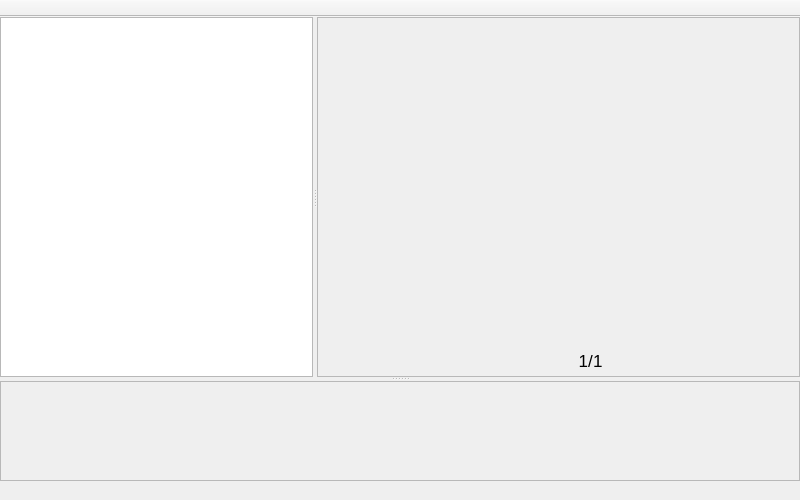
<?xml version="1.0" encoding="UTF-8"?>
<ui version="4.0">
 <class>MainWnd</class>
 <widget class="QMainWindow" name="MainWnd">
  <property name="geometry">
   <rect>
    <x>0</x>
    <y>0</y>
    <width>800</width>
    <height>500</height>
   </rect>
  </property>
  <widget class="QWidget" name="content">
   <layout class="QVBoxLayout" name="verticalLayout">
    <property name="spacing">
     <number>0</number>
    </property>
    <property name="leftMargin">
     <number>0</number>
    </property>
    <property name="topMargin">
     <number>0</number>
    </property>
    <property name="rightMargin">
     <number>0</number>
    </property>
    <property name="bottomMargin">
     <number>0</number>
    </property>
    <item>
     <widget class="QSplitter" name="splitterVer">
      <property name="orientation">
       <enum>Qt::Vertical</enum>
      </property>
      <property name="childrenCollapsible">
       <bool>false</bool>
      </property>
      <widget class="QSplitter" name="splitterHor">
       <property name="minimumSize">
        <size>
         <width>0</width>
         <height>100</height>
        </size>
       </property>
       <property name="orientation">
        <enum>Qt::Horizontal</enum>
       </property>
       <property name="childrenCollapsible">
        <bool>false</bool>
       </property>
       <widget class="QTreeWidget" name="tree">
        <property name="minimumSize">
         <size>
          <width>100</width>
          <height>0</height>
         </size>
        </property>
        <property name="contextMenuPolicy">
         <enum>Qt::CustomContextMenu</enum>
        </property>
        <property name="frameShadow">
         <enum>QFrame::Plain</enum>
        </property>
        <property name="editTriggers">
         <set>QAbstractItemView::DoubleClicked|QAbstractItemView::EditKeyPressed|QAbstractItemView::SelectedClicked</set>
        </property>
        <property name="selectionMode">
         <enum>QAbstractItemView::ExtendedSelection</enum>
        </property>
        <property name="selectionBehavior">
         <enum>QAbstractItemView::SelectItems</enum>
        </property>
        <property name="expandsOnDoubleClick">
         <bool>false</bool>
        </property>
        <attribute name="headerVisible">
         <bool>false</bool>
        </attribute>
        <column>
         <property name="text">
          <string notr="true">1</string>
         </property>
        </column>
       </widget>
       <widget class="QFrame" name="viewBox">
        <property name="minimumSize">
         <size>
          <width>100</width>
          <height>0</height>
         </size>
        </property>
        <property name="frameShape">
         <enum>QFrame::StyledPanel</enum>
        </property>
        <layout class="QVBoxLayout" name="verticalLayout_2">
         <property name="spacing">
          <number>0</number>
         </property>
         <property name="leftMargin">
          <number>0</number>
         </property>
         <property name="topMargin">
          <number>0</number>
         </property>
         <property name="rightMargin">
          <number>0</number>
         </property>
         <property name="bottomMargin">
          <number>0</number>
         </property>
         <item>
          <widget class="QScrollArea" name="viewScroller">
           <property name="frameShape">
            <enum>QFrame::NoFrame</enum>
           </property>
           <property name="widgetResizable">
            <bool>false</bool>
           </property>
           <property name="alignment">
            <set>Qt::AlignCenter</set>
           </property>
           <widget class="QWidget" name="viewStub">
            <property name="geometry">
             <rect>
              <x>241</x>
              <y>151</y>
              <width>0</width>
              <height>0</height>
             </rect>
            </property>
           </widget>
          </widget>
         </item>
         <item>
          <widget class="QFrame" name="viewTool">
           <property name="minimumSize">
            <size>
             <width>0</width>
             <height>24</height>
            </size>
           </property>
           <layout class="QHBoxLayout" name="horizontalLayout">
            <property name="spacing">
             <number>0</number>
            </property>
            <property name="leftMargin">
             <number>0</number>
            </property>
            <property name="topMargin">
             <number>0</number>
            </property>
            <property name="rightMargin">
             <number>0</number>
            </property>
            <property name="bottomMargin">
             <number>0</number>
            </property>
            <item>
             <spacer name="horizontalSpacer">
              <property name="orientation">
               <enum>Qt::Horizontal</enum>
              </property>
              <property name="sizeHint" stdset="0">
               <size>
                <width>40</width>
                <height>20</height>
               </size>
              </property>
             </spacer>
            </item>
            <item>
             <widget class="QToolButton" name="zoomIn">
              <property name="minimumSize">
               <size>
                <width>24</width>
                <height>24</height>
               </size>
              </property>
              <property name="toolTip">
               <string>Zoom in</string>
              </property>
              <property name="icon">
               <iconset>
                <normaloff>image/icon/zoom_in_32.png</normaloff>image/icon/zoom_in_32.png</iconset>
              </property>
              <property name="iconSize">
               <size>
                <width>24</width>
                <height>24</height>
               </size>
              </property>
              <property name="autoRaise">
               <bool>true</bool>
              </property>
             </widget>
            </item>
            <item>
             <widget class="QToolButton" name="zoomFit">
              <property name="minimumSize">
               <size>
                <width>24</width>
                <height>24</height>
               </size>
              </property>
              <property name="toolTip">
               <string>Restore</string>
              </property>
              <property name="icon">
               <iconset>
                <normaloff>image/icon/zoom_fit_32.png</normaloff>image/icon/zoom_fit_32.png</iconset>
              </property>
              <property name="iconSize">
               <size>
                <width>24</width>
                <height>24</height>
               </size>
              </property>
              <property name="autoRaise">
               <bool>true</bool>
              </property>
             </widget>
            </item>
            <item>
             <widget class="QToolButton" name="zoomOut">
              <property name="minimumSize">
               <size>
                <width>24</width>
                <height>24</height>
               </size>
              </property>
              <property name="toolTip">
               <string>Zoom out</string>
              </property>
              <property name="icon">
               <iconset>
                <normaloff>image/icon/zoom_out_32.png</normaloff>image/icon/zoom_out_32.png</iconset>
              </property>
              <property name="iconSize">
               <size>
                <width>24</width>
                <height>24</height>
               </size>
              </property>
              <property name="autoRaise">
               <bool>true</bool>
              </property>
             </widget>
            </item>
            <item>
             <spacer name="horizontalSpacer_3">
              <property name="orientation">
               <enum>Qt::Horizontal</enum>
              </property>
              <property name="sizeType">
               <enum>QSizePolicy::Fixed</enum>
              </property>
              <property name="sizeHint" stdset="0">
               <size>
                <width>16</width>
                <height>20</height>
               </size>
              </property>
             </spacer>
            </item>
            <item>
             <widget class="QToolButton" name="pageFirst">
              <property name="minimumSize">
               <size>
                <width>24</width>
                <height>24</height>
               </size>
              </property>
              <property name="toolTip">
               <string>First page</string>
              </property>
              <property name="icon">
               <iconset>
                <normaloff>image/icon/move_top_32.png</normaloff>image/icon/move_top_32.png</iconset>
              </property>
              <property name="iconSize">
               <size>
                <width>24</width>
                <height>24</height>
               </size>
              </property>
              <property name="autoRaise">
               <bool>true</bool>
              </property>
             </widget>
            </item>
            <item>
             <widget class="QToolButton" name="pagePrevious">
              <property name="minimumSize">
               <size>
                <width>24</width>
                <height>24</height>
               </size>
              </property>
              <property name="toolTip">
               <string>Previous page</string>
              </property>
              <property name="icon">
               <iconset>
                <normaloff>image/icon/move_up_32.png</normaloff>image/icon/move_up_32.png</iconset>
              </property>
              <property name="iconSize">
               <size>
                <width>24</width>
                <height>24</height>
               </size>
              </property>
              <property name="autoRaise">
               <bool>true</bool>
              </property>
             </widget>
            </item>
            <item>
             <widget class="QLabel" name="pageCurrent">
              <property name="font">
               <font>
                <pointsize>13</pointsize>
               </font>
              </property>
              <property name="text">
               <string notr="true">1</string>
              </property>
              <property name="alignment">
               <set>Qt::AlignRight|Qt::AlignTrailing|Qt::AlignVCenter</set>
              </property>
             </widget>
            </item>
            <item>
             <widget class="QLabel" name="label_2">
              <property name="font">
               <font>
                <pointsize>13</pointsize>
               </font>
              </property>
              <property name="text">
               <string notr="true">/</string>
              </property>
              <property name="alignment">
               <set>Qt::AlignCenter</set>
              </property>
             </widget>
            </item>
            <item>
             <widget class="QLabel" name="pageCount">
              <property name="font">
               <font>
                <pointsize>13</pointsize>
               </font>
              </property>
              <property name="text">
               <string notr="true">1</string>
              </property>
             </widget>
            </item>
            <item>
             <widget class="QToolButton" name="pageNext">
              <property name="minimumSize">
               <size>
                <width>24</width>
                <height>24</height>
               </size>
              </property>
              <property name="toolTip">
               <string>Next page</string>
              </property>
              <property name="icon">
               <iconset>
                <normaloff>image/icon/move_down_32.png</normaloff>image/icon/move_down_32.png</iconset>
              </property>
              <property name="iconSize">
               <size>
                <width>24</width>
                <height>24</height>
               </size>
              </property>
              <property name="autoRaise">
               <bool>true</bool>
              </property>
             </widget>
            </item>
            <item>
             <widget class="QToolButton" name="pageLast">
              <property name="minimumSize">
               <size>
                <width>24</width>
                <height>24</height>
               </size>
              </property>
              <property name="toolTip">
               <string>Last page</string>
              </property>
              <property name="icon">
               <iconset>
                <normaloff>image/icon/move_bottom_32.png</normaloff>image/icon/move_bottom_32.png</iconset>
              </property>
              <property name="iconSize">
               <size>
                <width>24</width>
                <height>24</height>
               </size>
              </property>
              <property name="autoRaise">
               <bool>true</bool>
              </property>
             </widget>
            </item>
            <item>
             <spacer name="horizontalSpacer_4">
              <property name="orientation">
               <enum>Qt::Horizontal</enum>
              </property>
              <property name="sizeType">
               <enum>QSizePolicy::Fixed</enum>
              </property>
              <property name="sizeHint" stdset="0">
               <size>
                <width>16</width>
                <height>20</height>
               </size>
              </property>
             </spacer>
            </item>
            <item>
             <widget class="QToolButton" name="adjustMax">
              <property name="minimumSize">
               <size>
                <width>24</width>
                <height>24</height>
               </size>
              </property>
              <property name="toolTip">
               <string>Maximize</string>
              </property>
              <property name="icon">
               <iconset>
                <normaloff>image/icon/region_max.png</normaloff>image/icon/region_max.png</iconset>
              </property>
              <property name="iconSize">
               <size>
                <width>24</width>
                <height>24</height>
               </size>
              </property>
              <property name="autoRaise">
               <bool>true</bool>
              </property>
             </widget>
            </item>
            <item>
             <spacer name="horizontalSpacer_2">
              <property name="orientation">
               <enum>Qt::Horizontal</enum>
              </property>
              <property name="sizeHint" stdset="0">
               <size>
                <width>40</width>
                <height>20</height>
               </size>
              </property>
             </spacer>
            </item>
           </layout>
          </widget>
         </item>
        </layout>
       </widget>
      </widget>
      <widget class="QScrollArea" name="cfgerScroller">
       <property name="minimumSize">
        <size>
         <width>0</width>
         <height>100</height>
        </size>
       </property>
       <property name="frameShadow">
        <enum>QFrame::Plain</enum>
       </property>
       <property name="widgetResizable">
        <bool>false</bool>
       </property>
       <property name="alignment">
        <set>Qt::AlignLeading|Qt::AlignLeft|Qt::AlignTop</set>
       </property>
       <widget class="QWidget" name="cfgerStub">
        <property name="geometry">
         <rect>
          <x>0</x>
          <y>0</y>
          <width>0</width>
          <height>0</height>
         </rect>
        </property>
       </widget>
      </widget>
     </widget>
    </item>
   </layout>
  </widget>
  <widget class="QMenuBar" name="menuBar">
   <property name="geometry">
    <rect>
     <x>0</x>
     <y>0</y>
     <width>800</width>
     <height>22</height>
    </rect>
   </property>
  </widget>
  <widget class="QStatusBar" name="statusBar">
   <property name="sizeGripEnabled">
    <bool>false</bool>
   </property>
  </widget>
  <widget class="QToolBar" name="toolBar">
   <property name="sizePolicy">
    <sizepolicy hsizetype="Fixed" vsizetype="Fixed">
     <horstretch>0</horstretch>
     <verstretch>0</verstretch>
    </sizepolicy>
   </property>
   <property name="windowTitle">
    <string>MainToolBar</string>
   </property>
   <property name="movable">
    <bool>false</bool>
   </property>
   <property name="iconSize">
    <size>
     <width>48</width>
     <height>48</height>
    </size>
   </property>
   <attribute name="toolBarArea">
    <enum>TopToolBarArea</enum>
   </attribute>
   <attribute name="toolBarBreak">
    <bool>false</bool>
   </attribute>
  </widget>
  <action name="up">
   <property name="text">
    <string>Move Up</string>
   </property>
  </action>
  <action name="down">
   <property name="text">
    <string>Move Down</string>
   </property>
  </action>
  <action name="expand">
   <property name="text">
    <string>Expand All</string>
   </property>
  </action>
  <action name="collapse">
   <property name="text">
    <string>Collapse All</string>
   </property>
  </action>
  <action name="about">
   <property name="text">
    <string>About...</string>
   </property>
   <property name="toolTip">
    <string>About...</string>
   </property>
  </action>
  <action name="seperator">
   <property name="text">
    <string>Seperator</string>
   </property>
   <property name="toolTip">
    <string>Seperator</string>
   </property>
  </action>
  <action name="animate">
   <property name="checkable">
    <bool>true</bool>
   </property>
   <property name="icon">
    <iconset>
     <normaloff>image/icon/play_64.png</normaloff>
     <normalon>image/icon/stop_64.png</normalon>image/icon/play_64.png</iconset>
   </property>
   <property name="text">
    <string>Preview</string>
   </property>
   <property name="toolTip">
    <string>Preview</string>
   </property>
  </action>
  <action name="remove">
   <property name="icon">
    <iconset>
     <normaloff>image/icon/remove_64.png</normaloff>
     <activeoff>image/icon/remove_64.png</activeoff>image/icon/remove_64.png</iconset>
   </property>
   <property name="text">
    <string>Remove</string>
   </property>
   <property name="toolTip">
    <string>Remove</string>
   </property>
  </action>
 </widget>
 <layoutdefault spacing="6" margin="11"/>
 <resources/>
 <connections/>
</ui>
